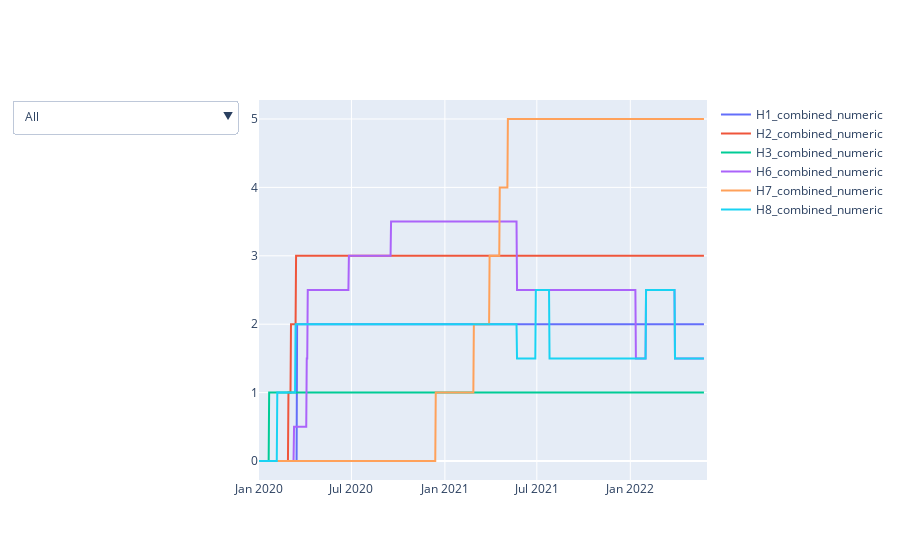

Notebook cell for this chart:
### Markdown cell above
The figure below shows the evolution of all health system policies at a national level, in the US, over time. The drop-down button allows to select the policy of interest for a clearer view. It can be seen that facial covering have risen higher and higher until september 2020. Starting May 2021, facials coverage has started a steady decline. Contact tracing is low and stable in the US. Vaccination is the only policy that has steadily increased over time.

### Code cell
import plotly.graph_objects as go
# Create figure
fig = go.Figure()

for column in ["H1_combined_numeric", "H2_combined_numeric", "H3_combined_numeric", "H6_combined_numeric", "H7_combined_numeric", "H8_combined_numeric"]:
    fig.add_trace(
        go.Scatter(
            x = data_gov_nat["Date"],
            y = data_gov_nat[column],
            name = column
        )
    )

fig.update_layout(
    updatemenus=[go.layout.Updatemenu(
        active=0,
        buttons=list(
            [dict(label = 'All',
                  method = 'update',
                  args = [{'visible': [True, True, True, True, True, True]},
                          {'title': 'All',
                           'showlegend':True}]),
             dict(label = 'H1-Public information campaigns',
                  method = 'update',
                  args = [{'visible': [True, False, False, False, False, False]}, # the index of True aligns with the indices of plot traces
                          {'title': 'H1-Public information campaigns',
                           'showlegend':False}]),
             dict(label = 'H2 - Testing Policy',
                  method = 'update',
                  args = [{'visible': [False, True, False, False, False, False]},
                          {'title': 'H2 - Testing Policy',
                           'showlegend':False}]),
             dict(label = 'H3 - Contact tracing',
                  method = 'update',
                  args = [{'visible': [False, False, True, False, False, False]},
                          {'title': 'H3 - Contact tracing',
                           'showlegend':False}]),
             dict(label = 'H6 - Facial coverings',
                  method = 'update',
                  args = [{'visible': [False, False, False, True, False, False]},
                          {'title': 'H6 - Facial coverings',
                           'showlegend':False}]),
             dict(label = 'H7 Vaccination policy',
                  method = 'update',
                  args = [{'visible': [False, False, True, False, False, False]},
                          {'title': 'H7 Vaccination policy',
                           'showlegend':False}]),
             dict(label = 'H8 Protection of elderly people',
                  method = 'update',
                  args = [{'visible': [False, False, True, False, False, False]},
                          {'title': 'H8 Protection of elderly people',
                           'showlegend':False}])
            ])
        )
    ])

fig.show()

### Figure 1 — Plotly figure (JSON) as saved in the notebook; plotly's stock layout.template omitted (floating-point values rounded to 4 significant figures; data arrays with more than 128 entries replaced by an {"elided": "..."} marker saying what was removed)
{"data": [{"name": "H1_combined_numeric", "type": "scatter", "x": {"elided": "883 str values"}, "y": {"elided": "883 int values"}}, {"name": "H2_combined_numeric", "type": "scatter", "x": {"elided": "883 str values"}, "y": {"elided": "883 int values"}}, {"name": "H3_combined_numeric", "type": "scatter", "x": {"elided": "883 str values"}, "y": {"elided": "883 int values"}}, {"name": "H6_combined_numeric", "type": "scatter", "x": {"elided": "883 str values"}, "y": {"elided": "883 float values"}}, {"name": "H7_combined_numeric", "type": "scatter", "x": {"elided": "883 str values"}, "y": {"elided": "883 int values"}}, {"name": "H8_combined_numeric", "type": "scatter", "x": {"elided": "883 str values"}, "y": {"elided": "883 float values"}}], "layout": {"updatemenus": [{"active": 0, "buttons": [{"args": [{"visible": [true, true, true, true, true, true]}, {"showlegend": true, "title": "All"}], "label": "All", "method": "update"}, {"args": [{"visible": [true, false, false, false, false, false]}, {"showlegend": false, "title": "H1-Public information campaigns"}], "label": "H1-Public information campaigns", "method": "update"}, {"args": [{"visible": [false, true, false, false, false, false]}, {"showlegend": false, "title": "H2 - Testing Policy"}], "label": "H2 - Testing Policy", "method": "update"}, {"args": [{"visible": [false, false, true, false, false, false]}, {"showlegend": false, "title": "H3 - Contact tracing"}], "label": "H3 - Contact tracing", "method": "update"}, {"args": [{"visible": [false, false, false, true, false, false]}, {"showlegend": false, "title": "H6 - Facial coverings"}], "label": "H6 - Facial coverings", "method": "update"}, {"args": [{"visible": [false, false, true, false, false, false]}, {"showlegend": false, "title": "H7 Vaccination policy"}], "label": "H7 Vaccination policy", "method": "update"}, {"args": [{"visible": [false, false, true, false, false, false]}, {"showlegend": false, "title": "H8 Protection of elderly people"}], "label": "H8 Protection of elderly people", "method": "update"}]}]}}
